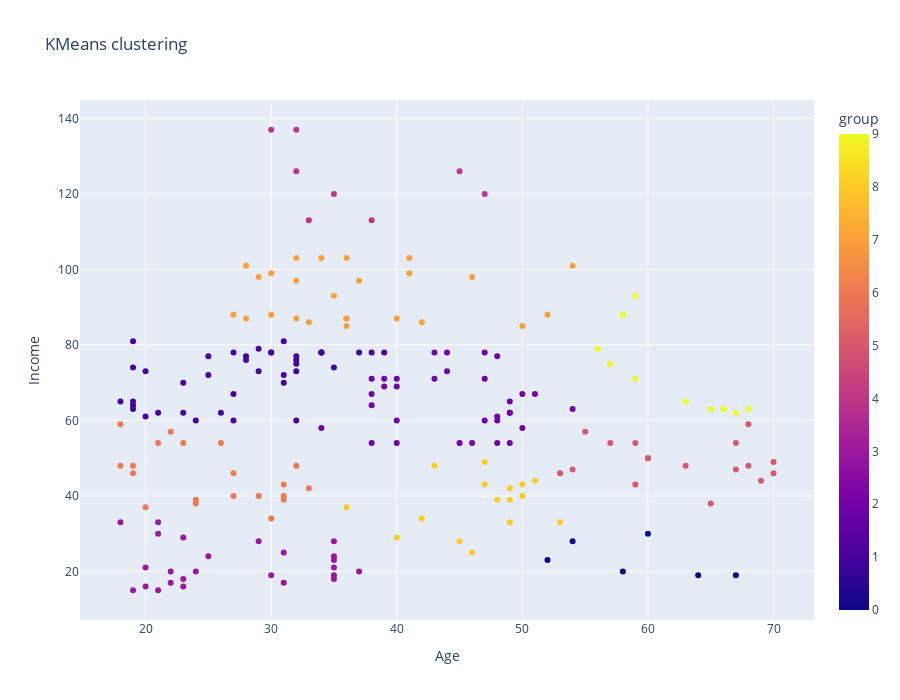

Here is the notebook cell this chart was saved with:
### Code cell
fig = px.scatter(df, x='Age', y='Income',color='group',
                     title='KMeans clustering',height = 700)
fig

### Figure 1 — Plotly figure (JSON) as saved in the notebook; plotly's stock layout.template omitted (floating-point values rounded to 4 significant figures; data arrays with more than 128 entries replaced by an {"elided": "..."} marker saying what was removed)
{"data": [{"hovertemplate": "Age=%{x}<br>Income=%{y}<br>group=%{marker.color}<extra></extra>", "legendgroup": "", "marker": {"color": {"elided": "200 int values"}, "coloraxis": "coloraxis", "symbol": "circle"}, "mode": "markers", "name": "", "orientation": "v", "showlegend": false, "type": "scatter", "x": {"elided": "200 int values"}, "xaxis": "x", "y": {"elided": "200 int values"}, "yaxis": "y"}], "layout": {"coloraxis": {"colorbar": {"title": {"text": "group"}}, "colorscale": [[0, "#0d0887"], [0.1111, "#46039f"], [0.2222, "#7201a8"], [0.3333, "#9c179e"], [0.4444, "#bd3786"], [0.5556, "#d8576b"], [0.6667, "#ed7953"], [0.7778, "#fb9f3a"], [0.8889, "#fdca26"], [1, "#f0f921"]]}, "height": 700, "legend": {"tracegroupgap": 0}, "title": {"text": "KMeans clustering"}, "xaxis": {"anchor": "y", "domain": [0, 1], "title": {"text": "Age"}}, "yaxis": {"anchor": "x", "domain": [0, 1], "title": {"text": "Income"}}}}
